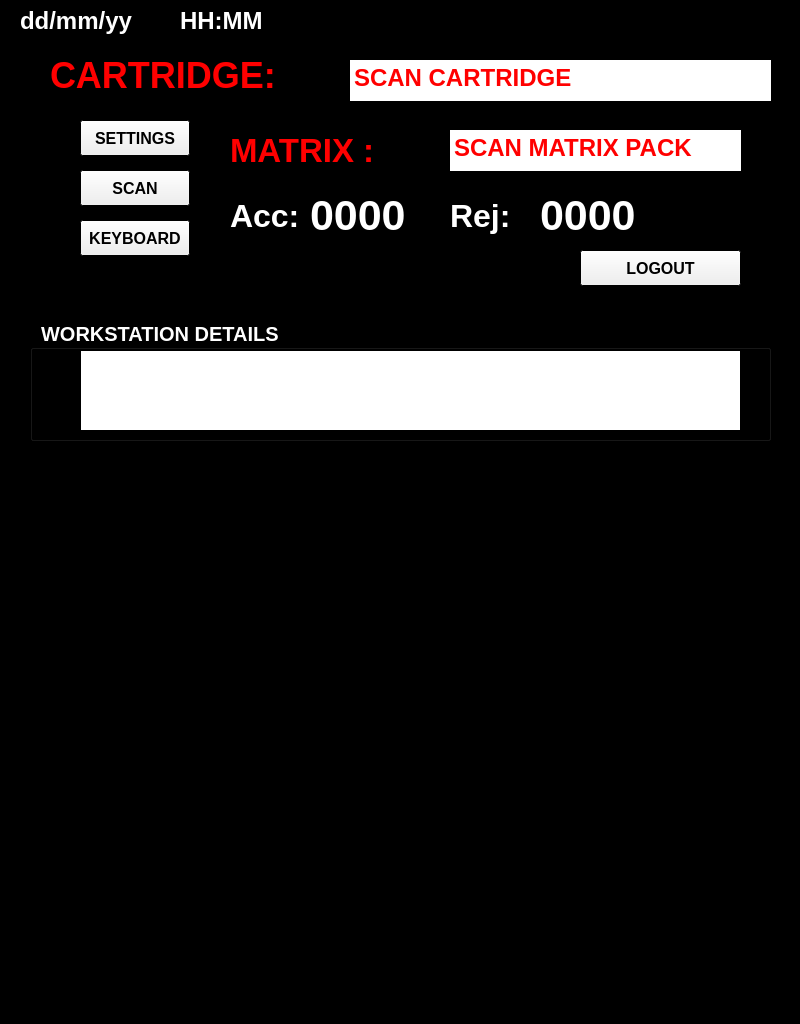
<?xml version="1.0" encoding="UTF-8"?>
<ui version="4.0">
 <class>DockWidget</class>
 <widget class="QDockWidget" name="DockWidget">
  <property name="enabled">
   <bool>true</bool>
  </property>
  <property name="geometry">
   <rect>
    <x>0</x>
    <y>0</y>
    <width>800</width>
    <height>1024</height>
   </rect>
  </property>
  <property name="sizePolicy">
   <sizepolicy hsizetype="Fixed" vsizetype="Fixed">
    <horstretch>0</horstretch>
    <verstretch>0</verstretch>
   </sizepolicy>
  </property>
  <property name="minimumSize">
   <size>
    <width>800</width>
    <height>1024</height>
   </size>
  </property>
  <property name="sizeIncrement">
   <size>
    <width>100</width>
    <height>700</height>
   </size>
  </property>
  <property name="palette">
   <palette>
    <active>
     <colorrole role="WindowText">
      <brush brushstyle="SolidPattern">
       <color alpha="255">
        <red>255</red>
        <green>255</green>
        <blue>255</blue>
       </color>
      </brush>
     </colorrole>
     <colorrole role="Base">
      <brush brushstyle="SolidPattern">
       <color alpha="255">
        <red>255</red>
        <green>255</green>
        <blue>255</blue>
       </color>
      </brush>
     </colorrole>
     <colorrole role="Window">
      <brush brushstyle="SolidPattern">
       <color alpha="255">
        <red>0</red>
        <green>0</green>
        <blue>0</blue>
       </color>
      </brush>
     </colorrole>
    </active>
    <inactive>
     <colorrole role="WindowText">
      <brush brushstyle="SolidPattern">
       <color alpha="255">
        <red>255</red>
        <green>255</green>
        <blue>255</blue>
       </color>
      </brush>
     </colorrole>
     <colorrole role="Base">
      <brush brushstyle="SolidPattern">
       <color alpha="255">
        <red>255</red>
        <green>255</green>
        <blue>255</blue>
       </color>
      </brush>
     </colorrole>
     <colorrole role="Window">
      <brush brushstyle="SolidPattern">
       <color alpha="255">
        <red>0</red>
        <green>0</green>
        <blue>0</blue>
       </color>
      </brush>
     </colorrole>
    </inactive>
    <disabled>
     <colorrole role="WindowText">
      <brush brushstyle="SolidPattern">
       <color alpha="255">
        <red>120</red>
        <green>120</green>
        <blue>120</blue>
       </color>
      </brush>
     </colorrole>
     <colorrole role="Base">
      <brush brushstyle="SolidPattern">
       <color alpha="255">
        <red>0</red>
        <green>0</green>
        <blue>0</blue>
       </color>
      </brush>
     </colorrole>
     <colorrole role="Window">
      <brush brushstyle="SolidPattern">
       <color alpha="255">
        <red>0</red>
        <green>0</green>
        <blue>0</blue>
       </color>
      </brush>
     </colorrole>
    </disabled>
   </palette>
  </property>
  <property name="font">
   <font>
    <pointsize>20</pointsize>
    <weight>75</weight>
    <bold>true</bold>
    <strikeout>false</strikeout>
    <kerning>true</kerning>
   </font>
  </property>
  <property name="features">
   <set>QDockWidget::DockWidgetClosable</set>
  </property>
  <property name="windowTitle">
   <string>MATRIX SCANNER</string>
  </property>
  <widget class="QWidget" name="dockWidgetContents">
   <widget class="QLabel" name="LABEL3">
    <property name="geometry">
     <rect>
      <x>230</x>
      <y>180</y>
      <width>181</width>
      <height>71</height>
     </rect>
    </property>
    <property name="palette">
     <palette>
      <active>
       <colorrole role="WindowText">
        <brush brushstyle="SolidPattern">
         <color alpha="255">
          <red>255</red>
          <green>255</green>
          <blue>255</blue>
         </color>
        </brush>
       </colorrole>
      </active>
      <inactive>
       <colorrole role="WindowText">
        <brush brushstyle="SolidPattern">
         <color alpha="255">
          <red>255</red>
          <green>255</green>
          <blue>255</blue>
         </color>
        </brush>
       </colorrole>
      </inactive>
      <disabled>
       <colorrole role="WindowText">
        <brush brushstyle="SolidPattern">
         <color alpha="255">
          <red>120</red>
          <green>120</green>
          <blue>120</blue>
         </color>
        </brush>
       </colorrole>
      </disabled>
     </palette>
    </property>
    <property name="font">
     <font>
      <pointsize>24</pointsize>
      <weight>75</weight>
      <bold>true</bold>
     </font>
    </property>
    <property name="text">
     <string>Acc:</string>
    </property>
   </widget>
   <widget class="QLabel" name="CARTRIDGE_COUNT">
    <property name="geometry">
     <rect>
      <x>310</x>
      <y>190</y>
      <width>191</width>
      <height>51</height>
     </rect>
    </property>
    <property name="palette">
     <palette>
      <active>
       <colorrole role="WindowText">
        <brush brushstyle="SolidPattern">
         <color alpha="255">
          <red>255</red>
          <green>255</green>
          <blue>255</blue>
         </color>
        </brush>
       </colorrole>
      </active>
      <inactive>
       <colorrole role="WindowText">
        <brush brushstyle="SolidPattern">
         <color alpha="255">
          <red>255</red>
          <green>255</green>
          <blue>255</blue>
         </color>
        </brush>
       </colorrole>
      </inactive>
      <disabled>
       <colorrole role="WindowText">
        <brush brushstyle="SolidPattern">
         <color alpha="255">
          <red>120</red>
          <green>120</green>
          <blue>120</blue>
         </color>
        </brush>
       </colorrole>
      </disabled>
     </palette>
    </property>
    <property name="font">
     <font>
      <pointsize>32</pointsize>
      <weight>75</weight>
      <bold>true</bold>
     </font>
    </property>
    <property name="text">
     <string>0000</string>
    </property>
    <property name="textFormat">
     <enum>Qt::PlainText</enum>
    </property>
   </widget>
   <widget class="QTextEdit" name="MATRIX_EDIT">
    <property name="geometry">
     <rect>
      <x>450</x>
      <y>130</y>
      <width>291</width>
      <height>41</height>
     </rect>
    </property>
    <property name="font">
     <font>
      <pointsize>23</pointsize>
     </font>
    </property>
    <property name="focusPolicy">
     <enum>Qt::NoFocus</enum>
    </property>
    <property name="inputMethodHints">
     <set>Qt::ImhNone</set>
    </property>
    <property name="frameShape">
     <enum>QFrame::NoFrame</enum>
    </property>
    <property name="lineWidth">
     <number>1</number>
    </property>
    <property name="undoRedoEnabled">
     <bool>false</bool>
    </property>
    <property name="readOnly">
     <bool>true</bool>
    </property>
    <property name="html">
     <string>&lt;!DOCTYPE HTML PUBLIC &quot;-//W3C//DTD HTML 4.0//EN&quot; &quot;http://www.w3.org/TR/REC-html40/strict.dtd&quot;&gt;
&lt;html&gt;&lt;head&gt;&lt;meta name=&quot;qrichtext&quot; content=&quot;1&quot; /&gt;&lt;style type=&quot;text/css&quot;&gt;
p, li { white-space: pre-wrap; }
&lt;/style&gt;&lt;/head&gt;&lt;body style=&quot; font-family:'MS Shell Dlg 2'; font-size:23pt; font-weight:600; font-style:normal;&quot;&gt;
&lt;p style=&quot; margin-top:0px; margin-bottom:0px; margin-left:0px; margin-right:0px; -qt-block-indent:0; text-indent:0px;&quot;&gt;&lt;span style=&quot; font-size:18pt; color:#ff0000;&quot;&gt;SCAN MATRIX PACK&lt;/span&gt;&lt;/p&gt;&lt;/body&gt;&lt;/html&gt;</string>
    </property>
    <property name="acceptRichText">
     <bool>false</bool>
    </property>
    <property name="textInteractionFlags">
     <set>Qt::NoTextInteraction</set>
    </property>
   </widget>
   <widget class="QTextEdit" name="CARTRIDGE_EDIT">
    <property name="geometry">
     <rect>
      <x>350</x>
      <y>60</y>
      <width>421</width>
      <height>41</height>
     </rect>
    </property>
    <property name="font">
     <font>
      <pointsize>21</pointsize>
     </font>
    </property>
    <property name="focusPolicy">
     <enum>Qt::NoFocus</enum>
    </property>
    <property name="inputMethodHints">
     <set>Qt::ImhNone</set>
    </property>
    <property name="frameShape">
     <enum>QFrame::NoFrame</enum>
    </property>
    <property name="undoRedoEnabled">
     <bool>false</bool>
    </property>
    <property name="readOnly">
     <bool>true</bool>
    </property>
    <property name="html">
     <string>&lt;!DOCTYPE HTML PUBLIC &quot;-//W3C//DTD HTML 4.0//EN&quot; &quot;http://www.w3.org/TR/REC-html40/strict.dtd&quot;&gt;
&lt;html&gt;&lt;head&gt;&lt;meta name=&quot;qrichtext&quot; content=&quot;1&quot; /&gt;&lt;style type=&quot;text/css&quot;&gt;
p, li { white-space: pre-wrap; }
&lt;/style&gt;&lt;/head&gt;&lt;body style=&quot; font-family:'MS Shell Dlg 2'; font-size:21pt; font-weight:600; font-style:normal;&quot;&gt;
&lt;p style=&quot; margin-top:0px; margin-bottom:0px; margin-left:0px; margin-right:0px; -qt-block-indent:0; text-indent:0px;&quot;&gt;&lt;span style=&quot; font-size:18pt; color:#ff0000;&quot;&gt;SCAN CARTRIDGE&lt;/span&gt;&lt;/p&gt;&lt;/body&gt;&lt;/html&gt;</string>
    </property>
    <property name="acceptRichText">
     <bool>false</bool>
    </property>
    <property name="textInteractionFlags">
     <set>Qt::NoTextInteraction</set>
    </property>
   </widget>
   <widget class="QGroupBox" name="groupBox">
    <property name="geometry">
     <rect>
      <x>30</x>
      <y>320</y>
      <width>741</width>
      <height>121</height>
     </rect>
    </property>
    <property name="maximumSize">
     <size>
      <width>741</width>
      <height>121</height>
     </size>
    </property>
    <property name="palette">
     <palette>
      <active>
       <colorrole role="WindowText">
        <brush brushstyle="SolidPattern">
         <color alpha="255">
          <red>255</red>
          <green>255</green>
          <blue>255</blue>
         </color>
        </brush>
       </colorrole>
       <colorrole role="Button">
        <brush brushstyle="SolidPattern">
         <color alpha="255">
          <red>0</red>
          <green>0</green>
          <blue>0</blue>
         </color>
        </brush>
       </colorrole>
       <colorrole role="Light">
        <brush brushstyle="SolidPattern">
         <color alpha="255">
          <red>0</red>
          <green>0</green>
          <blue>0</blue>
         </color>
        </brush>
       </colorrole>
       <colorrole role="Midlight">
        <brush brushstyle="SolidPattern">
         <color alpha="255">
          <red>0</red>
          <green>0</green>
          <blue>0</blue>
         </color>
        </brush>
       </colorrole>
       <colorrole role="Dark">
        <brush brushstyle="SolidPattern">
         <color alpha="255">
          <red>0</red>
          <green>0</green>
          <blue>0</blue>
         </color>
        </brush>
       </colorrole>
       <colorrole role="Mid">
        <brush brushstyle="SolidPattern">
         <color alpha="255">
          <red>0</red>
          <green>0</green>
          <blue>0</blue>
         </color>
        </brush>
       </colorrole>
       <colorrole role="Text">
        <brush brushstyle="SolidPattern">
         <color alpha="255">
          <red>255</red>
          <green>255</green>
          <blue>255</blue>
         </color>
        </brush>
       </colorrole>
       <colorrole role="BrightText">
        <brush brushstyle="SolidPattern">
         <color alpha="255">
          <red>255</red>
          <green>255</green>
          <blue>255</blue>
         </color>
        </brush>
       </colorrole>
       <colorrole role="ButtonText">
        <brush brushstyle="SolidPattern">
         <color alpha="255">
          <red>255</red>
          <green>255</green>
          <blue>255</blue>
         </color>
        </brush>
       </colorrole>
       <colorrole role="Base">
        <brush brushstyle="SolidPattern">
         <color alpha="255">
          <red>255</red>
          <green>255</green>
          <blue>255</blue>
         </color>
        </brush>
       </colorrole>
       <colorrole role="Window">
        <brush brushstyle="SolidPattern">
         <color alpha="255">
          <red>0</red>
          <green>0</green>
          <blue>0</blue>
         </color>
        </brush>
       </colorrole>
       <colorrole role="Shadow">
        <brush brushstyle="SolidPattern">
         <color alpha="255">
          <red>0</red>
          <green>0</green>
          <blue>0</blue>
         </color>
        </brush>
       </colorrole>
       <colorrole role="AlternateBase">
        <brush brushstyle="SolidPattern">
         <color alpha="255">
          <red>0</red>
          <green>0</green>
          <blue>0</blue>
         </color>
        </brush>
       </colorrole>
       <colorrole role="ToolTipBase">
        <brush brushstyle="SolidPattern">
         <color alpha="255">
          <red>255</red>
          <green>255</green>
          <blue>220</blue>
         </color>
        </brush>
       </colorrole>
       <colorrole role="ToolTipText">
        <brush brushstyle="SolidPattern">
         <color alpha="255">
          <red>0</red>
          <green>0</green>
          <blue>0</blue>
         </color>
        </brush>
       </colorrole>
      </active>
      <inactive>
       <colorrole role="WindowText">
        <brush brushstyle="SolidPattern">
         <color alpha="255">
          <red>255</red>
          <green>255</green>
          <blue>255</blue>
         </color>
        </brush>
       </colorrole>
       <colorrole role="Button">
        <brush brushstyle="SolidPattern">
         <color alpha="255">
          <red>0</red>
          <green>0</green>
          <blue>0</blue>
         </color>
        </brush>
       </colorrole>
       <colorrole role="Light">
        <brush brushstyle="SolidPattern">
         <color alpha="255">
          <red>0</red>
          <green>0</green>
          <blue>0</blue>
         </color>
        </brush>
       </colorrole>
       <colorrole role="Midlight">
        <brush brushstyle="SolidPattern">
         <color alpha="255">
          <red>0</red>
          <green>0</green>
          <blue>0</blue>
         </color>
        </brush>
       </colorrole>
       <colorrole role="Dark">
        <brush brushstyle="SolidPattern">
         <color alpha="255">
          <red>0</red>
          <green>0</green>
          <blue>0</blue>
         </color>
        </brush>
       </colorrole>
       <colorrole role="Mid">
        <brush brushstyle="SolidPattern">
         <color alpha="255">
          <red>0</red>
          <green>0</green>
          <blue>0</blue>
         </color>
        </brush>
       </colorrole>
       <colorrole role="Text">
        <brush brushstyle="SolidPattern">
         <color alpha="255">
          <red>255</red>
          <green>255</green>
          <blue>255</blue>
         </color>
        </brush>
       </colorrole>
       <colorrole role="BrightText">
        <brush brushstyle="SolidPattern">
         <color alpha="255">
          <red>255</red>
          <green>255</green>
          <blue>255</blue>
         </color>
        </brush>
       </colorrole>
       <colorrole role="ButtonText">
        <brush brushstyle="SolidPattern">
         <color alpha="255">
          <red>255</red>
          <green>255</green>
          <blue>255</blue>
         </color>
        </brush>
       </colorrole>
       <colorrole role="Base">
        <brush brushstyle="SolidPattern">
         <color alpha="255">
          <red>255</red>
          <green>255</green>
          <blue>255</blue>
         </color>
        </brush>
       </colorrole>
       <colorrole role="Window">
        <brush brushstyle="SolidPattern">
         <color alpha="255">
          <red>0</red>
          <green>0</green>
          <blue>0</blue>
         </color>
        </brush>
       </colorrole>
       <colorrole role="Shadow">
        <brush brushstyle="SolidPattern">
         <color alpha="255">
          <red>0</red>
          <green>0</green>
          <blue>0</blue>
         </color>
        </brush>
       </colorrole>
       <colorrole role="AlternateBase">
        <brush brushstyle="SolidPattern">
         <color alpha="255">
          <red>0</red>
          <green>0</green>
          <blue>0</blue>
         </color>
        </brush>
       </colorrole>
       <colorrole role="ToolTipBase">
        <brush brushstyle="SolidPattern">
         <color alpha="255">
          <red>255</red>
          <green>255</green>
          <blue>220</blue>
         </color>
        </brush>
       </colorrole>
       <colorrole role="ToolTipText">
        <brush brushstyle="SolidPattern">
         <color alpha="255">
          <red>0</red>
          <green>0</green>
          <blue>0</blue>
         </color>
        </brush>
       </colorrole>
      </inactive>
      <disabled>
       <colorrole role="WindowText">
        <brush brushstyle="SolidPattern">
         <color alpha="255">
          <red>0</red>
          <green>0</green>
          <blue>0</blue>
         </color>
        </brush>
       </colorrole>
       <colorrole role="Button">
        <brush brushstyle="SolidPattern">
         <color alpha="255">
          <red>0</red>
          <green>0</green>
          <blue>0</blue>
         </color>
        </brush>
       </colorrole>
       <colorrole role="Light">
        <brush brushstyle="SolidPattern">
         <color alpha="255">
          <red>0</red>
          <green>0</green>
          <blue>0</blue>
         </color>
        </brush>
       </colorrole>
       <colorrole role="Midlight">
        <brush brushstyle="SolidPattern">
         <color alpha="255">
          <red>0</red>
          <green>0</green>
          <blue>0</blue>
         </color>
        </brush>
       </colorrole>
       <colorrole role="Dark">
        <brush brushstyle="SolidPattern">
         <color alpha="255">
          <red>0</red>
          <green>0</green>
          <blue>0</blue>
         </color>
        </brush>
       </colorrole>
       <colorrole role="Mid">
        <brush brushstyle="SolidPattern">
         <color alpha="255">
          <red>0</red>
          <green>0</green>
          <blue>0</blue>
         </color>
        </brush>
       </colorrole>
       <colorrole role="Text">
        <brush brushstyle="SolidPattern">
         <color alpha="255">
          <red>0</red>
          <green>0</green>
          <blue>0</blue>
         </color>
        </brush>
       </colorrole>
       <colorrole role="BrightText">
        <brush brushstyle="SolidPattern">
         <color alpha="255">
          <red>255</red>
          <green>255</green>
          <blue>255</blue>
         </color>
        </brush>
       </colorrole>
       <colorrole role="ButtonText">
        <brush brushstyle="SolidPattern">
         <color alpha="255">
          <red>0</red>
          <green>0</green>
          <blue>0</blue>
         </color>
        </brush>
       </colorrole>
       <colorrole role="Base">
        <brush brushstyle="SolidPattern">
         <color alpha="255">
          <red>0</red>
          <green>0</green>
          <blue>0</blue>
         </color>
        </brush>
       </colorrole>
       <colorrole role="Window">
        <brush brushstyle="SolidPattern">
         <color alpha="255">
          <red>0</red>
          <green>0</green>
          <blue>0</blue>
         </color>
        </brush>
       </colorrole>
       <colorrole role="Shadow">
        <brush brushstyle="SolidPattern">
         <color alpha="255">
          <red>0</red>
          <green>0</green>
          <blue>0</blue>
         </color>
        </brush>
       </colorrole>
       <colorrole role="AlternateBase">
        <brush brushstyle="SolidPattern">
         <color alpha="255">
          <red>0</red>
          <green>0</green>
          <blue>0</blue>
         </color>
        </brush>
       </colorrole>
       <colorrole role="ToolTipBase">
        <brush brushstyle="SolidPattern">
         <color alpha="255">
          <red>255</red>
          <green>255</green>
          <blue>220</blue>
         </color>
        </brush>
       </colorrole>
       <colorrole role="ToolTipText">
        <brush brushstyle="SolidPattern">
         <color alpha="255">
          <red>0</red>
          <green>0</green>
          <blue>0</blue>
         </color>
        </brush>
       </colorrole>
      </disabled>
     </palette>
    </property>
    <property name="font">
     <font>
      <pointsize>15</pointsize>
      <weight>75</weight>
      <bold>true</bold>
     </font>
    </property>
    <property name="title">
     <string>  WORKSTATION DETAILS  </string>
    </property>
    <property name="alignment">
     <set>Qt::AlignLeading|Qt::AlignLeft|Qt::AlignVCenter</set>
    </property>
    <widget class="QTextEdit" name="WRKSTNin">
     <property name="geometry">
      <rect>
       <x>50</x>
       <y>30</y>
       <width>661</width>
       <height>81</height>
      </rect>
     </property>
     <property name="font">
      <font>
       <pointsize>12</pointsize>
      </font>
     </property>
     <property name="readOnly">
      <bool>true</bool>
     </property>
     <property name="html">
      <string>&lt;!DOCTYPE HTML PUBLIC &quot;-//W3C//DTD HTML 4.0//EN&quot; &quot;http://www.w3.org/TR/REC-html40/strict.dtd&quot;&gt;
&lt;html&gt;&lt;head&gt;&lt;meta name=&quot;qrichtext&quot; content=&quot;1&quot; /&gt;&lt;style type=&quot;text/css&quot;&gt;
p, li { white-space: pre-wrap; }
&lt;/style&gt;&lt;/head&gt;&lt;body style=&quot; font-family:'MS Shell Dlg 2'; font-size:12pt; font-weight:600; font-style:normal;&quot;&gt;
&lt;p style=&quot;-qt-paragraph-type:empty; margin-top:0px; margin-bottom:0px; margin-left:0px; margin-right:0px; -qt-block-indent:0; text-indent:0px;&quot;&gt;&lt;br /&gt;&lt;/p&gt;&lt;/body&gt;&lt;/html&gt;</string>
     </property>
    </widget>
   </widget>
   <widget class="QLabel" name="LABEL1">
    <property name="geometry">
     <rect>
      <x>230</x>
      <y>130</y>
      <width>211</width>
      <height>41</height>
     </rect>
    </property>
    <property name="palette">
     <palette>
      <active>
       <colorrole role="WindowText">
        <brush brushstyle="SolidPattern">
         <color alpha="255">
          <red>255</red>
          <green>0</green>
          <blue>0</blue>
         </color>
        </brush>
       </colorrole>
      </active>
      <inactive>
       <colorrole role="WindowText">
        <brush brushstyle="SolidPattern">
         <color alpha="255">
          <red>255</red>
          <green>0</green>
          <blue>0</blue>
         </color>
        </brush>
       </colorrole>
      </inactive>
      <disabled>
       <colorrole role="WindowText">
        <brush brushstyle="SolidPattern">
         <color alpha="255">
          <red>120</red>
          <green>120</green>
          <blue>120</blue>
         </color>
        </brush>
       </colorrole>
      </disabled>
     </palette>
    </property>
    <property name="font">
     <font>
      <pointsize>25</pointsize>
      <weight>75</weight>
      <bold>true</bold>
     </font>
    </property>
    <property name="text">
     <string>MATRIX :</string>
    </property>
   </widget>
   <widget class="QLabel" name="LABEL2">
    <property name="geometry">
     <rect>
      <x>50</x>
      <y>50</y>
      <width>231</width>
      <height>51</height>
     </rect>
    </property>
    <property name="palette">
     <palette>
      <active>
       <colorrole role="WindowText">
        <brush brushstyle="SolidPattern">
         <color alpha="255">
          <red>255</red>
          <green>0</green>
          <blue>0</blue>
         </color>
        </brush>
       </colorrole>
      </active>
      <inactive>
       <colorrole role="WindowText">
        <brush brushstyle="SolidPattern">
         <color alpha="255">
          <red>255</red>
          <green>0</green>
          <blue>0</blue>
         </color>
        </brush>
       </colorrole>
      </inactive>
      <disabled>
       <colorrole role="WindowText">
        <brush brushstyle="SolidPattern">
         <color alpha="255">
          <red>120</red>
          <green>120</green>
          <blue>120</blue>
         </color>
        </brush>
       </colorrole>
      </disabled>
     </palette>
    </property>
    <property name="font">
     <font>
      <pointsize>27</pointsize>
      <weight>75</weight>
      <bold>true</bold>
     </font>
    </property>
    <property name="text">
     <string>CARTRIDGE:</string>
    </property>
   </widget>
   <widget class="QLabel" name="TIMEin">
    <property name="geometry">
     <rect>
      <x>180</x>
      <y>0</y>
      <width>111</width>
      <height>41</height>
     </rect>
    </property>
    <property name="palette">
     <palette>
      <active>
       <colorrole role="WindowText">
        <brush brushstyle="SolidPattern">
         <color alpha="255">
          <red>255</red>
          <green>255</green>
          <blue>255</blue>
         </color>
        </brush>
       </colorrole>
      </active>
      <inactive>
       <colorrole role="WindowText">
        <brush brushstyle="SolidPattern">
         <color alpha="255">
          <red>255</red>
          <green>255</green>
          <blue>255</blue>
         </color>
        </brush>
       </colorrole>
      </inactive>
      <disabled>
       <colorrole role="WindowText">
        <brush brushstyle="SolidPattern">
         <color alpha="255">
          <red>120</red>
          <green>120</green>
          <blue>120</blue>
         </color>
        </brush>
       </colorrole>
      </disabled>
     </palette>
    </property>
    <property name="font">
     <font>
      <pointsize>18</pointsize>
      <weight>75</weight>
      <bold>true</bold>
     </font>
    </property>
    <property name="text">
     <string>HH:MM</string>
    </property>
   </widget>
   <widget class="QLabel" name="DATEin">
    <property name="geometry">
     <rect>
      <x>20</x>
      <y>0</y>
      <width>131</width>
      <height>41</height>
     </rect>
    </property>
    <property name="palette">
     <palette>
      <active>
       <colorrole role="WindowText">
        <brush brushstyle="SolidPattern">
         <color alpha="255">
          <red>255</red>
          <green>255</green>
          <blue>255</blue>
         </color>
        </brush>
       </colorrole>
      </active>
      <inactive>
       <colorrole role="WindowText">
        <brush brushstyle="SolidPattern">
         <color alpha="255">
          <red>255</red>
          <green>255</green>
          <blue>255</blue>
         </color>
        </brush>
       </colorrole>
      </inactive>
      <disabled>
       <colorrole role="WindowText">
        <brush brushstyle="SolidPattern">
         <color alpha="255">
          <red>120</red>
          <green>120</green>
          <blue>120</blue>
         </color>
        </brush>
       </colorrole>
      </disabled>
     </palette>
    </property>
    <property name="font">
     <font>
      <pointsize>18</pointsize>
      <weight>75</weight>
      <bold>true</bold>
     </font>
    </property>
    <property name="text">
     <string>dd/mm/yy</string>
    </property>
   </widget>
   <widget class="QPushButton" name="pushButton_2">
    <property name="geometry">
     <rect>
      <x>580</x>
      <y>250</y>
      <width>161</width>
      <height>36</height>
     </rect>
    </property>
    <property name="font">
     <font>
      <pointsize>12</pointsize>
     </font>
    </property>
    <property name="text">
     <string>LOGOUT</string>
    </property>
   </widget>
   <widget class="QPushButton" name="pushButton">
    <property name="geometry">
     <rect>
      <x>80</x>
      <y>120</y>
      <width>110</width>
      <height>36</height>
     </rect>
    </property>
    <property name="font">
     <font>
      <pointsize>12</pointsize>
     </font>
    </property>
    <property name="text">
     <string>SETTINGS</string>
    </property>
   </widget>
   <widget class="QPushButton" name="pushButton_3">
    <property name="geometry">
     <rect>
      <x>80</x>
      <y>220</y>
      <width>110</width>
      <height>36</height>
     </rect>
    </property>
    <property name="font">
     <font>
      <pointsize>12</pointsize>
     </font>
    </property>
    <property name="text">
     <string>KEYBOARD</string>
    </property>
   </widget>
   <widget class="QPushButton" name="pushButton_4">
    <property name="geometry">
     <rect>
      <x>80</x>
      <y>170</y>
      <width>110</width>
      <height>36</height>
     </rect>
    </property>
    <property name="font">
     <font>
      <pointsize>12</pointsize>
     </font>
    </property>
    <property name="text">
     <string>SCAN</string>
    </property>
   </widget>
   <widget class="QLabel" name="LABEL3_2">
    <property name="geometry">
     <rect>
      <x>450</x>
      <y>180</y>
      <width>181</width>
      <height>71</height>
     </rect>
    </property>
    <property name="palette">
     <palette>
      <active>
       <colorrole role="WindowText">
        <brush brushstyle="SolidPattern">
         <color alpha="255">
          <red>255</red>
          <green>255</green>
          <blue>255</blue>
         </color>
        </brush>
       </colorrole>
      </active>
      <inactive>
       <colorrole role="WindowText">
        <brush brushstyle="SolidPattern">
         <color alpha="255">
          <red>255</red>
          <green>255</green>
          <blue>255</blue>
         </color>
        </brush>
       </colorrole>
      </inactive>
      <disabled>
       <colorrole role="WindowText">
        <brush brushstyle="SolidPattern">
         <color alpha="255">
          <red>120</red>
          <green>120</green>
          <blue>120</blue>
         </color>
        </brush>
       </colorrole>
      </disabled>
     </palette>
    </property>
    <property name="font">
     <font>
      <pointsize>24</pointsize>
      <weight>75</weight>
      <bold>true</bold>
     </font>
    </property>
    <property name="text">
     <string>Rej:</string>
    </property>
   </widget>
   <widget class="QLabel" name="CARTRIDGE_COUNT_2">
    <property name="geometry">
     <rect>
      <x>540</x>
      <y>190</y>
      <width>191</width>
      <height>51</height>
     </rect>
    </property>
    <property name="palette">
     <palette>
      <active>
       <colorrole role="WindowText">
        <brush brushstyle="SolidPattern">
         <color alpha="255">
          <red>255</red>
          <green>255</green>
          <blue>255</blue>
         </color>
        </brush>
       </colorrole>
      </active>
      <inactive>
       <colorrole role="WindowText">
        <brush brushstyle="SolidPattern">
         <color alpha="255">
          <red>255</red>
          <green>255</green>
          <blue>255</blue>
         </color>
        </brush>
       </colorrole>
      </inactive>
      <disabled>
       <colorrole role="WindowText">
        <brush brushstyle="SolidPattern">
         <color alpha="255">
          <red>120</red>
          <green>120</green>
          <blue>120</blue>
         </color>
        </brush>
       </colorrole>
      </disabled>
     </palette>
    </property>
    <property name="font">
     <font>
      <pointsize>32</pointsize>
      <weight>75</weight>
      <bold>true</bold>
     </font>
    </property>
    <property name="text">
     <string>0000</string>
    </property>
    <property name="textFormat">
     <enum>Qt::PlainText</enum>
    </property>
   </widget>
  </widget>
 </widget>
 <resources/>
 <connections/>
</ui>
